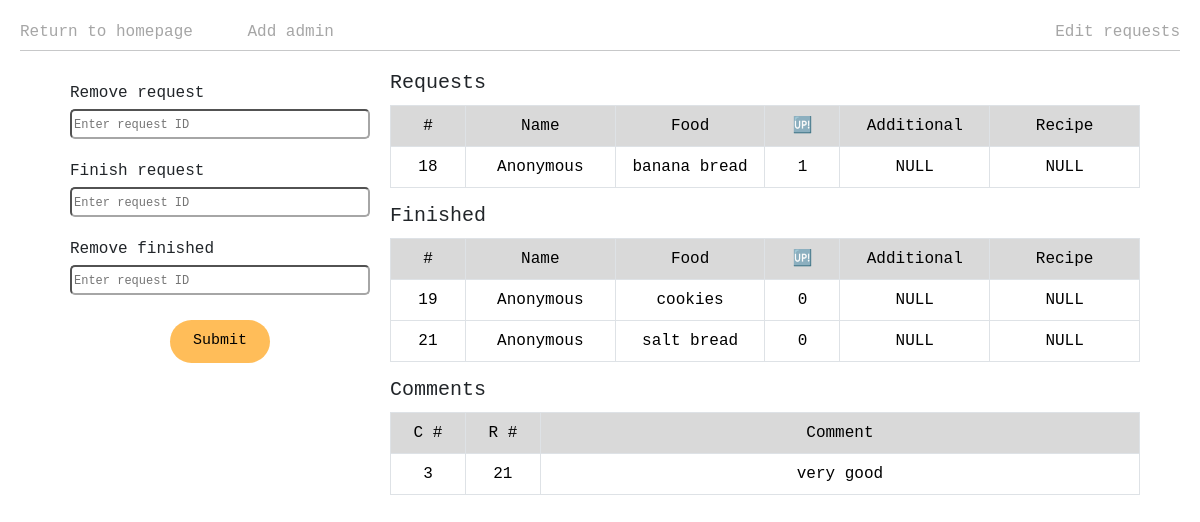
The page /editRequests on the database as committed earlier.
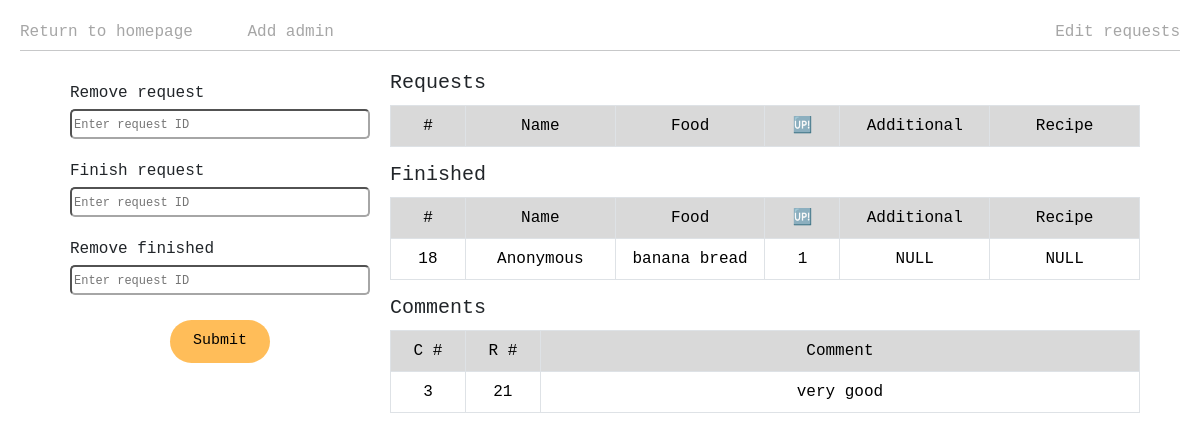
The same page on the database as committed later.
### tables this page shows
CREATE TABLE requests (
id INTEGER PRIMARY KEY AUTOINCREMENT,
name TEXT NOT NULL,
food TEXT NOT NULL,
additional TEXT,
recipe TEXT,
anonymous BOOLEAN NOT NULL
, upvotes INTEGER DEFAULT 0);

CREATE TABLE finished (
requestID INTEGER PRIMARY KEY NOT NULL,
name TEXT NOT NULL,
food TEXT NOT NULL,
additional TEXT NOT NULL,
recipe TEXT NOT NULL,
anonymous BOOLEAN NOT NULL,
rating REAL DEFAULT NULL
, upvotes integer, ratingCount integer not null default 0);

CREATE TABLE comments (
commentID INTEGER PRIMARY KEY AUTOINCREMENT,
requestID INTEGER NOT NULL,
comment TEXT NOT NULL,
FOREIGN KEY(requestID) REFERENCES finished(requestID)
);

### app.py (the view)
@app.route("/editRequests", methods=["GET", "POST"])
def editRequests():
    if request.method == "POST":
        removeRequest = request.form.get("removeRequest")
        finishRequest = request.form.get("finishRequest")
        removeFinished = request.form.get("removeFinished")
        if removeRequest:
            conn.execute(text("DELETE FROM requests WHERE id=:id"), {"id": removeRequest})
            conn.commit()
        if finishRequest:
            finishedRequest = conn.execute(text("SELECT id, name, food, additional, recipe, anonymous, upvotes FROM requests WHERE id=:id"), {"id": finishRequest}).mappings().first()
            if finishedRequest:
                conn.execute(
                    text("INSERT INTO finished (requestID, name, food, additional, recipe, anonymous, upvotes) VALUES (:id, :name, :food, :additional, :recipe, :anonymous, :upvotes)"),
                    finishedRequest
                )
                conn.execute(text("DELETE FROM requests WHERE id=:id"), {"id": finishRequest})
                conn.commit()
        if removeFinished:
            conn.execute(text("DELETE FROM finished WHERE requestID=:id"), {"id": removeFinished})
            conn.commit()
        return redirect("/editRequests")
    elif request.method == "GET":
        requests = conn.execute(text("SELECT id, name, food, upvotes, anonymous, additional, recipe FROM requests")).mappings().all()
        finished = conn.execute(text("SELECT requestID, food, name, anonymous, upvotes, additional, recipe FROM finished")).mappings().all()
        comments = conn.execute(text("SELECT * FROM comments")).mappings().all()
        return render_template("editRequests.html", requests=requests, finished=finished, comments=comments)

### app.py (called while the page is built)
@app.after_request
def after_request(response):
    response.headers["Cache-Control"] = "no-cache, no-store, must-revalidate"
    response.headers["Expires"] = 0
    response.headers["Pragma"] = "no-cache"
    return response

### templates/editRequests.html (shortened to what this page needs)
{% extends "layout.html" %}
{% block main %}
    <div class="top-bar">
        <div>
            <a href="/">Return to homepage</a>
            <a href="/addAdmin" style="margin-left: 45px;">Add admin</a>
        </div>
        <p>Edit requests</p>
    </div>
    <hr>
    <div style="width: 100vw; display: flex; justify-content: center; margin-top: 20px;">
        <div class="editRequests">
            <div class="editInput">
                <form action="/editRequests" method="post">
                    <div class="submitDetail">
                        <p class="inputText">Remove request</p>
                        <input name="removeRequest" type="number" placeholder="Enter request ID">
                    </div>
                    <div class="submitDetail" style="margin-top: 20px;">
                        <p class="inputText">Finish request</p>
                        <input name="finishRequest" type="number" placeholder="Enter request ID">
                    </div>
                    <div class="submitDetail" style="margin-top: 20px;">
                        <p class="inputText">Remove finished</p>
                        <input name="removeFinished" type="number" placeholder="Enter request ID">
                    </div>
                    <div style="display: flex; justify-content: center;">
                        <button style="font-weight: normal; width: 100px; border-radius: 50px; margin-top: 15px; font-size: 15px;" type="submit">Submit</button>
                    </div>
                </form>
            </div>
            <div class="requestsTables">
                <h5 style="margin-bottom: 10px;">Requests</h5>
                <table class="table table-bordered requestsTable">
                    <thead class="thead-light">
                        <tr>
                            <th scope="col" style="background-color: #d9d9d9; width: 10%; font-weight: normal;">#</th>
                            <th scope="col" style="background-color: #d9d9d9; font-weight: normal;">Name</th>
                            <th scope="col" style="background-color: #d9d9d9; font-weight: normal;">Food</th>
                            <th scope="col" style="width: 23%; background-color: #d9d9d9; width: 10%; font-weight: normal;">🆙</th>
                            <th scope="col" style="background-color: #d9d9d9; font-weight: normal;">Additional</th>
                            <th scope="col" style="background-color: #d9d9d9; font-weight: normal;">Recipe</th>
                        </tr>
                    </thead>
                    <tbody>
                        {% for request in requests %}
                            <tr class="tableItem">
                                <td>{{ request.id }}</td>
                                {% if request.anonymous == 1 %}
                                    <td>Anonymous</td>
                                {% else %}
                                    <td>{{ request.name }}</td>
                                {% endif %}
                                <td>{{ request.food }}</td>
                                <td>{{ request.upvotes }}</td>
                                <td>{{ request.additional }}</td>
                                <td>{{ request.recipe }}</td>
                            </tr>
                        {% endfor %}
                    </tbody>
                </table>
                <h5 style="margin-bottom: 10px;">Finished</h5>
                <table class="table table-bordered requestsTable">
                    <thead class="thead-light">
                        <tr>
                            <th scope="col" style="background-color: #d9d9d9; width: 10%; font-weight: normal;">#</th>
                            <th scope="col" style="background-color: #d9d9d9; font-weight: normal;">Name</th>
                            <th scope="col" style="background-color: #d9d9d9; font-weight: normal;">Food</th>
                            <th scope="col" style="width: 23%; background-color: #d9d9d9; width: 10%; font-weight: normal;">🆙</th>
                            <th scope="col" style="background-color: #d9d9d9; font-weight: normal;">Additional</th>
                            <th scope="col" style="background-color: #d9d9d9; font-weight: normal;">Recipe</th>
                        </tr>
                    </thead>
                    <tbody>
                        {% for request in finished %}
                            <tr class="tableItem">
                                <td>{{ request.requestID }}</td>
                                {% if request.anonymous == 1 %}
                                    <td>Anonymous</td>
                                {% else %}
                                    <td>{{ request.name }}</td>
                                {% endif %}
                                <td>{{ request.food }}</td>
                                <td>{{ request.upvotes }}</td>
                                <td>{{ request.additional }}</td>
                                <td>{{ request.recipe }}</td>
                            </tr>
                        {% endfor %}
                    </tbody>
                </table>
                <h5 style="margin-bottom: 10px;">Comments</h5>
                <table class="table table-bordered requestsTable">
                    <thead class="thead-light">
                        <tr>
                            <th scope="col" style="background-color: #d9d9d9; width: 10%; font-weight: normal;">C #</th>
                            <th scope="col" style="background-color: #d9d9d9; width: 10%; font-weight: normal;">R #</th>
                            <th scope="col" style="background-color: #d9d9d9; font-weight: normal;">Comment</th>
                        </tr>
                    </thead>
                    <tbody>
                        {% for comment in comments %}
                            <tr class="tableItem">
                                <td>{{ comment.commentID }}</td>
                                <td>{{ comment.requestID }}</td>
                                <td>{{ comment.comment }}</td>
                            </tr>
                        {% endfor %}
                    </tbody>
                </table>
            </div>
        </div>
    </div>
{% endblock %}

### templates/layout.html (shortened to what this page needs)
<!DOCTYPE html>
<html lang="en">
    <head>
        <link href="https://cdn.jsdelivr.net/npm/bootstrap@5.3.3/dist/css/bootstrap.min.css" rel="stylesheet">
        <link href="/static/styles.css" rel="stylesheet">
    </head>
    <body>
        {% block main %}{% endblock %}
    </body>
</html>

### static/styles.css (style rules this page uses)
body { font-family: 'Roboto Mono', monospace; }
td { padding: 10px; width: 50%; margin: auto; vertical-align: center; }
button { border-radius: 10px; border: 0px; color: black; background-color: #FFBD59; padding: 10px; }
.top-bar { display: flex; justify-content: space-between; margin-right: 20px; margin-top: 20px; margin-left: 20px; color: #a6a6a6; }
hr { margin-left: 20px; margin-right: 20px; margin-top: -10px; }
a { color: #a6a6a6; text-decoration: none; }
input[type="text"], input[type="password"], input[type="number"] { border-color: #a6a6a6; border-radius: 5px; width: 300px; }
input::placeholder { font-size: 12px; }
.inputText { margin-bottom: 4px; }
.submitDetail { margin: 10px; }
.requestsTable { table-layout: fixed; text-align: center; }
th { text-align: center; background-color: #d9d9d9; }
.tableItem { vertical-align: middle; }
.editRequests { display: flex; width: 90vw; justify-content: space-between; }
.editInput { margin-right: 10px; }
.requestsTables { display: flex; flex-direction: column; }

Rows that differ between the two databases and show on the page:
removed requests: food "banana bread", additional "NULL", recipe "NULL"
removed finished: food "cookies", additional "NULL", recipe "NULL"
removed finished: food "salt bread", additional "NULL", recipe "NULL"
added finished: food "banana bread", additional "NULL", recipe "NULL"
Other text that changed with them:
new list line: "18 Anonymous 1"
list line gone: "18 Anonymous 1"
list line gone: "19 Anonymous 0"
list line gone: "21 Anonymous 0"
